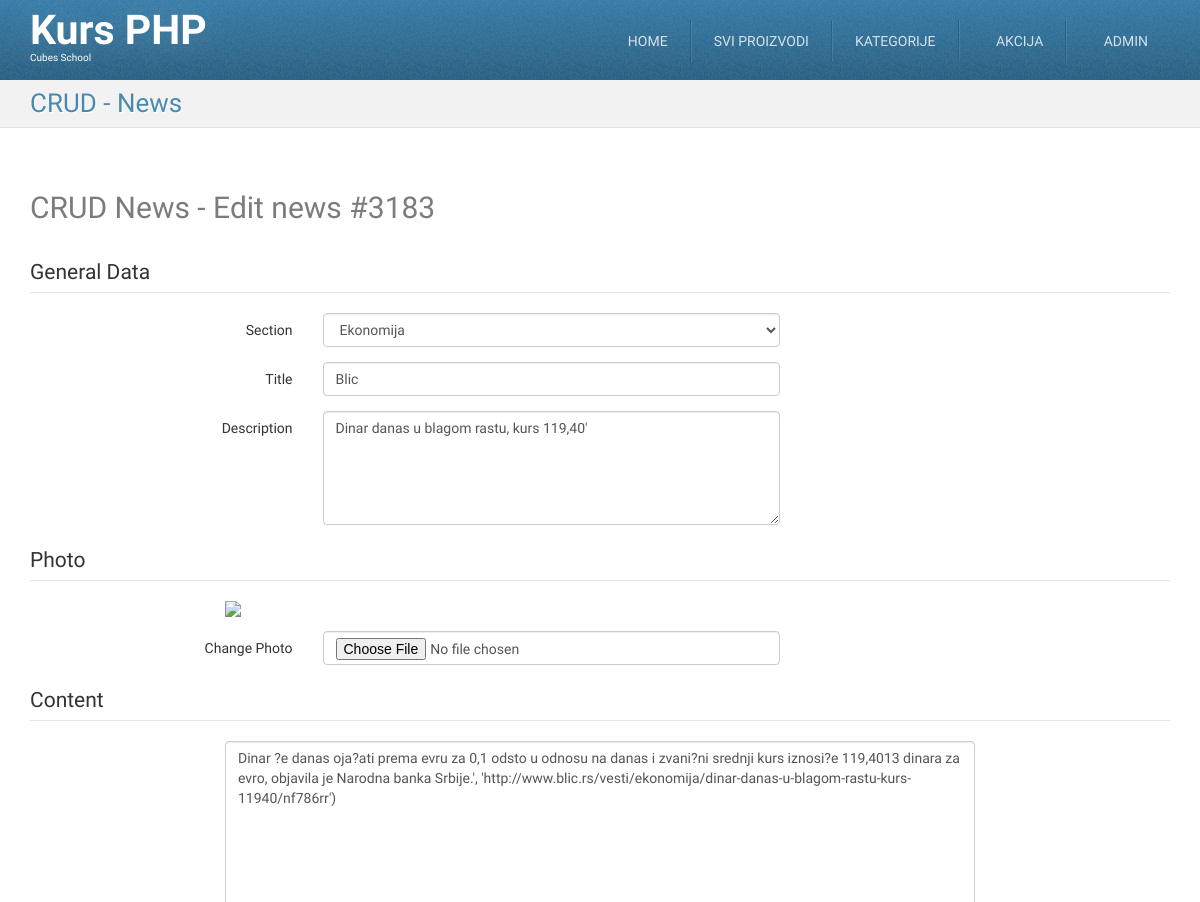
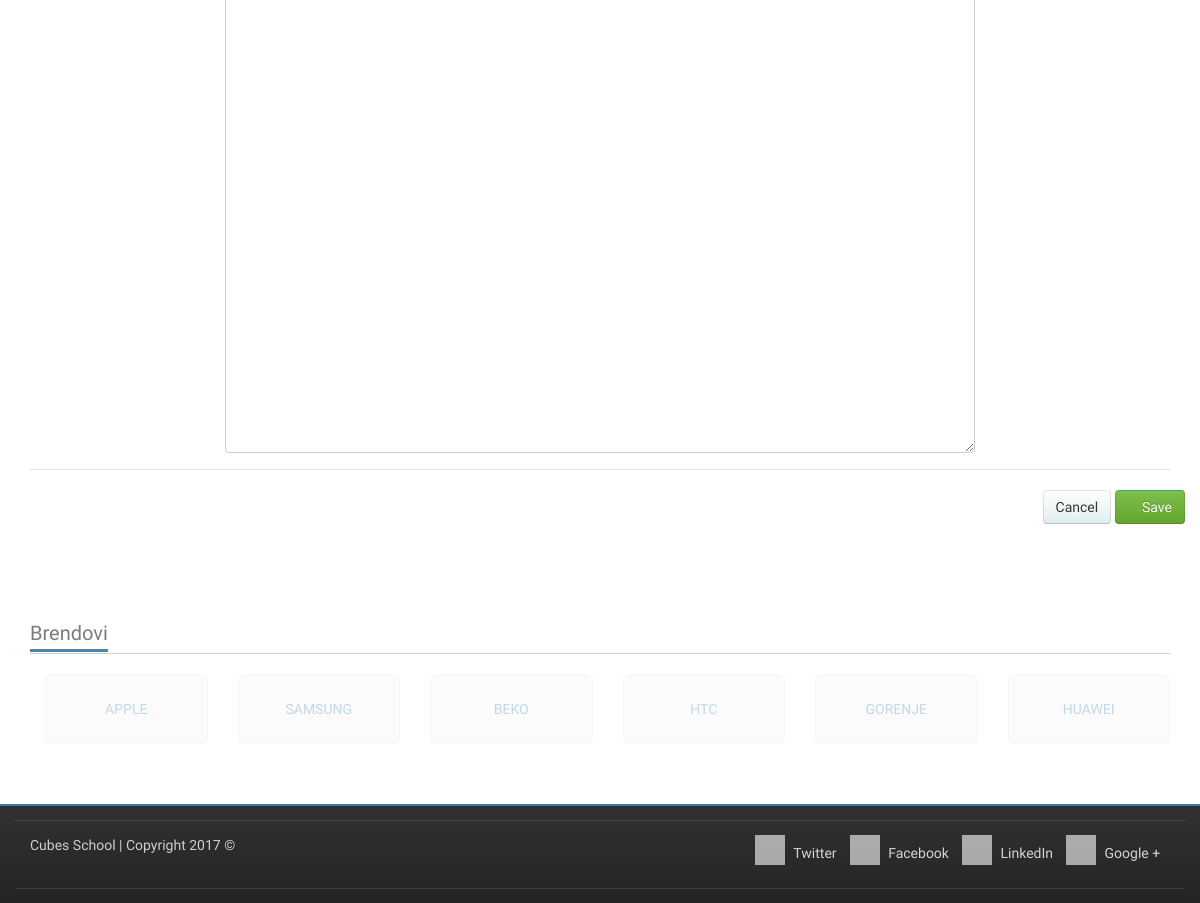
The app's page /crud-news-edit.php?id=3183 (signed in) with its own data (2 pictures, top to bottom).
### tables this page shows
CREATE TABLE `news` (
  `id` int(11) NOT NULL,
  `section_id` int(11) NOT NULL,
  `title` varchar(255) NOT NULL,
  `photo_filename` varchar(255) DEFAULT NULL,
  `description` text,
  `content` longtext,
  `created_at` datetime DEFAULT NULL
);

### crud-news-edit.php (called while the page is built, shortened)
<?php
require_once __DIR__ . '/models/m_news.php';
require_once __DIR__ . '/models/m_sections.php';
$id = (int) $_GET['id'];
$new = newsFetchOneById($id);
$formData = array(
    'section_id' => $new['section_id'],
    'title' => $new['title'],
    'description' => $new['description'],
    'content' => $new['content']
);
$sectionList = sectionsGetList();
require_once __DIR__ . '/views/layout/header.php';
require_once __DIR__ . '/views/templates/t_crud-news-edit.php';
require_once __DIR__ . '/views/layout/footer.php';

### models/m_database.php (called while the page is built, shortened)
<?php
function dbGetLink() {
	static $link;
	if (!isset($link)) {
		$link = mysqli_connect('127.0.0.1', 'cubes', 'cubes', 'cubesphp');
	}
	return $link;
}
function dbEscape($value) {
	$link = dbGetLink();
	return mysqli_real_escape_string($link, $value);
}
function dbQuery($query) {
	$link = dbGetLink();
	$result = mysqli_query($link, $query);
	return $result;
}
function dbFetchAll($query) {
	$result = dbQuery($query);
	return mysqli_fetch_all($result, MYSQLI_ASSOC);
}
function dbFetchOne($query) {
	$result = dbQuery($query);
	return mysqli_fetch_assoc($result);
}

### models/m_news.php (called while the page is built, shortened)
<?php
require_once __DIR__ . '/m_database.php';
function newsFetchOneById($id) {
	$query = "SELECT `news`.*, "
                . "`sections`.`title` AS section_title  "
                . "FROM `news` "
                . "LEFT JOIN `sections` ON `news`.`section_id` = `sections`.`id` "
		. "WHERE `news`.`id` = '" . dbEscape($id) . "'";
	return dbFetchOne($query);
}

### models/m_sections.php (called while the page is built, shortened)
<?php
require_once __DIR__ . '/m_database.php';
function sectionsGetList(){
   $query = "SELECT `sections`.* FROM `sections` ORDER BY `title`";
   $sections= dbFetchAll($query);
    $sectionList=[];
    foreach($sections as $section){
        $sectionList[$section['id']]=$section['title'];
    }
    return $sectionList;
}

### views/templates/t_crud-news-edit.php (the view, shortened to what this page needs)
<div id="highlighted">
    <div class="container">
        <div class="header">
            <h2 class="page-title">
                <span>CRUD - News</span>
            </h2>
        </div>
    </div>
</div>
<div id="content">
    <div class="container portfolio">
        <div class="row">
            <div class="col-md-12">
                <h2>
                    CRUD News - Edit news #<?php echo htmlspecialchars($new['id']); ?>
                </h2>
            </div>
        </div>
        <div class="row">
            <div class="col-md-12">
                <form action="" method="post" enctype="multipart/form-data" class="form-horizontal">
                    <fieldset>
                        <legend>General Data</legend>
                        <div class="form-group">
                            <label class="col-md-3 control-label">Section</label>
                            <div class="col-md-5">
                                <select  name="section_id"class="form-control">
                                    <?php foreach ($sectionList as $sectionId => $sectionTitle) { ?>
                                        <option
                                            value="<?php echo htmlspecialchars($sectionId); ?>"
                                            <?php if ($sectionId == $formData['section_id']) { ?>
                                                selected='selected'
                                            <?php } ?>
                                            ><?php echo htmlspecialchars($sectionTitle); ?></option>
                                        <?php } ?>
                                </select>
                            </div>
                            <div class="col-md-4">
                            </div>
                        </div>
                        <div class="form-group">
                            <label class="col-md-3 control-label">Title</label>
                            <div class="col-md-5">
                                <input value="<?php echo isset($formData["title"]) ? htmlspecialchars($formData["title"]) : ""; ?>" type="text" name="title" class="form-control">
                            </div>
                            <div class="col-md-4">
                            </div>
                        </div>
                        <div class="form-group">
                            <label class="col-md-3 control-label">Description</label>
                            <div class="col-md-5">
                                <textarea name="description" class="form-control" rows="5"><?php echo isset($formData["description"]) ? htmlspecialchars($formData["description"]) : ""; ?></textarea>
                            </div>
                            <div class="col-md-4">
                            </div>
                        </div>
                    </fieldset>
                    <fieldset>
                        <legend>Photo</legend>
                        <div class="row">
                            <div class="col-md-8 col-md-offset-2">
                                <img src="/uploads/news/<?php echo htmlspecialchars($new['photo_filename']); ?>" class="img-responsive">
                            </div>
                        </div>
                        <div class="form-group">
                            <label class="col-md-3 control-label">Change Photo</label>
                            <div class="col-md-5">
                                <input type="file" class="form-control" name="photo">
                            </div>
                            <div class="col-md-4">
                            </div>
                        </div>
                    </fieldset>
                    <fieldset>
                        <legend>Content</legend>
                        <div class="form-group">
                            <div class="col-md-8 col-md-offset-2">
                                <textarea name="content" class="form-control" rows="30"><?php echo isset($formData["content"]) ? htmlspecialchars($formData["content"]) : ""; ?></textarea>
                            </div>
                            <div class="col-md-4">
                            </div>
                        </div>
                    </fieldset>
                    <fieldset>
                        <legend></legend>
                        <div class="form-group text-right">
                            <a href="/crud-news-list.php" class="btn btn-default">Cancel</a>
                            <button type="submit" class="btn btn-success"><i class="fa fa-save"></i> Save</button>
                        </div>
                    </fieldset>
                </form>
            </div>
        </div>
    </div>
</div>

### skins/tema/css/theme-style.css (style rules this page uses)
h1, h2, h3 { line-height: 40px; }
h1, h2, h3, h4, h5, h6 { color: rgba(36, 36, 36, 0.6); }
img { max-width: 100%; height: auto; display: block; }
label { font-weight: normal; }
legend { line-height: 40px; }
a { color: #377ca8; text-decoration: none; }
.btn-default { color: #333333; text-shadow: 0 1px 1px rgba(255, 255, 255, 0.75); background-image: -webkit-linear-gradient(top, #ffffff 0%, #e2edee 100%); background-image: -o-linear-gradient(top, #ffffff 0%, #e2edee 100%); background-image: linear-gradient(to bottom, #ffffff 0%, #e2edee 100%); background-repeat: repeat-x; filter: progid:DXImageTransform.Microsoft.gradient(startColorstr='#ffffffff', endColorstr='#ffe2edee', GradientType=0); border-color: #e2edee #e2edee #b2cfd2; border-color: rgba(0, 0, 0, 0.1) rgba(0, 0, 0, 0.1) rgba(0, 0, 0, 0.25); *background-color: #e2edee; filter: progid:DXImageTransform.Microsoft.gradient(enabled = false); -webkit-transition: all; -o-transition: all; transition: all; }
.btn-success { color: #ffffff; text-shadow: 0 -1px 0 rgba(0, 0, 0, 0.25); background-image: -webkit-linear-gradient(top, #7fbf4d 0%, #63a62f 100%); background-image: -o-linear-gradient(top, #7fbf4d 0%, #63a62f 100%); background-image: linear-gradient(to bottom, #7fbf4d 0%, #63a62f 100%); background-repeat: repeat-x; filter: progid:DXImageTransform.Microsoft.gradient(startColorstr='#ff7fbf4d', endColorstr='#ff63a62f', GradientType=0); border-color: #63a62f #63a62f #3f6a1e; border-color: rgba(0, 0, 0, 0.1) rgba(0, 0, 0, 0.1) rgba(0, 0, 0, 0.25); *background-color: #63a62f; filter: progid:DXImageTransform.Microsoft.gradient(enabled = false); -webkit-transition: all; -o-transition: all; transition: all; }
html { background-image: -webkit-linear-gradient(top, #e0e0e0 0%, #ffffff 100%); background-image: -o-linear-gradient(top, #e0e0e0 0%, #ffffff 100%); background-image: linear-gradient(to bottom, #e0e0e0 0%, #ffffff 100%); background-repeat: repeat-x; filter: progid:DXImageTransform.Microsoft.gradient(startColorstr='#ffe0e0e0', endColorstr='#ffffffff', GradientType=0); }
body { margin: 0; font-family: "Monda", Arial, serif; font-size: 14px; line-height: 1.428571429; color: #333333; background-color: #ffffff; position: relative; }
.page-title { margin: 0; }
#highlighted { -webkit-transition: all 0.4s ease-out; -o-transition: all 0.4s ease-out; transition: all 0.4s ease-out; border-bottom: 1px solid #e1e1e1; background: #f2f2f2 url(../img/bg_noise-5.png) left top repeat; color: #377ca8; text-shadow: 1px 1px 1px #ffffff; }
.has-navbar-fixed-top #content { margin-top: 82px; }
.has-navbar-fixed-top.has-highlighted #highlighted, .has-navbar-fixed-top.page-index #highlighted, .has-navbar-fixed-top.page-index-carousel #highlighted, .has-navbar-fixed-top.page-starter #highlighted { margin-top: 80px; }
.has-navbar-fixed-top.has-highlighted #content, .has-navbar-fixed-top.page-index #content, .has-navbar-fixed-top.page-index-carousel #content, .has-navbar-fixed-top.page-starter #content { margin-top: 0; }
#content { padding: 40px 0; background-color: #ffffff; }
.header { margin-bottom: 0; }
.header:before, .header:after { content: " "; display: table; }
.header:after { clear: both; }
.header .page-title { font-size: 26px; margin: 8px 0 8px 0; color: rgba(55, 124, 168, 0.9); }
.header .page-title span, .header .page-title small { display: block; line-height: 1.2 !important; }
@media (min-width: 768px) { .header .page-title { float: left; } }
.services .row, .portfolio .row { margin-bottom: 1em; }

### skins/tema/css/colour-blue.css (style rules this page uses)
body a { color: #377ca8; text-decoration: none; }
body #highlighted { border-bottom-color: #e1e1e1; background-color: #f2f2f2; color: #377ca8; text-shadow: 1px 1px 1px #ffffff; }
body .header .page-title { color: rgba(55, 124, 168, 0.9); }

### records on screen
news: id "3183", section_id "Ekonomija", title "Blic", description "Dinar danas u blagom rastu, kurs 119,40'", content "Dinar ?e danas oja?ati prema evru za 0,1 odsto u odnosu na danas i zvani?ni srednji kurs iznosi?e 119,4013 dinara za evro, objavila je Narodna banka Srbije.', 'http://www.blic.rs/vesti/ekonomija/dinar-danas-u-blagom-rastu-kurs-11940/nf786rr')"
